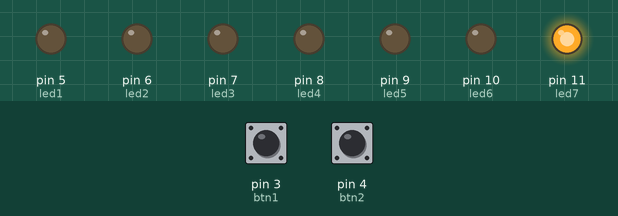
A sketch run on a simulated Arduino Uno, built with avr-gcc and run on an emulated ATmega328P. Parts: output pins drawn as LEDs (lit = HIGH). Dashed ring = blinking. The test bench sets the inputs (shaded band); at power-on: pin 3 (btn1) HIGH, pin 4 (btn2) HIGH. What the sketch prints to the serial monitor is not drawn.

Above: at 1.2 s.
1.3 s: pin 3 (btn1) pulled LOW for 3.2 s
At 5.3 s:
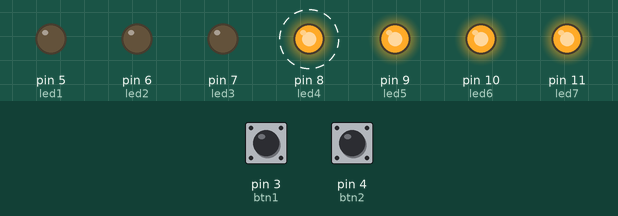
6.0 s: pin 3 (btn1) pulled LOW for 0.15 s
At 7.7 s:
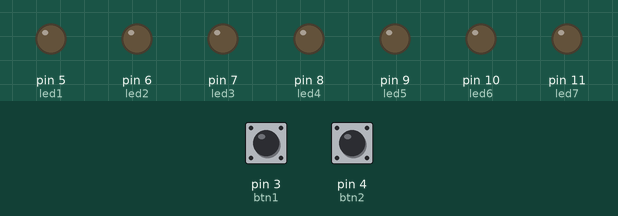
8.0 s: pin 3 (btn1) pulled LOW for 1 s
At 8.9 s:
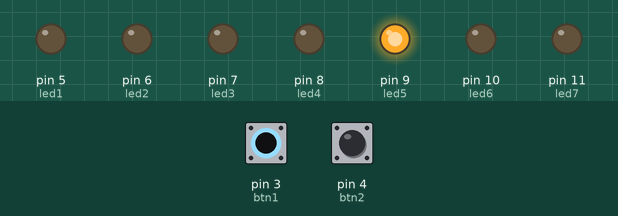
10.5 s: pin 4 (btn2) pulled LOW for 3.2 s
At 14.7 s:
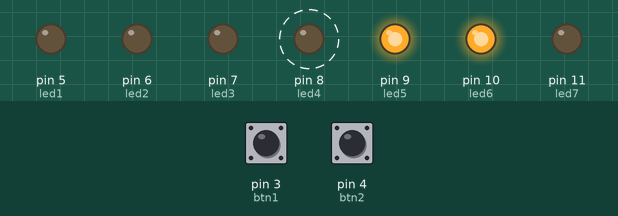
15.5 s: pin 4 (btn2) pulled LOW for 0.15 s
At 17.2 s:
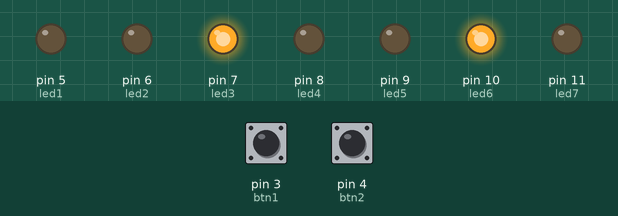
17.5 s: pin 4 (btn2) pulled LOW for 1 s
At 18.4 s:
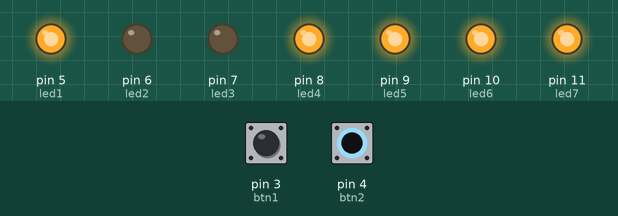
Timing chart, 0 to 20.5 s (numbered marks = the images above; inputs shaded):
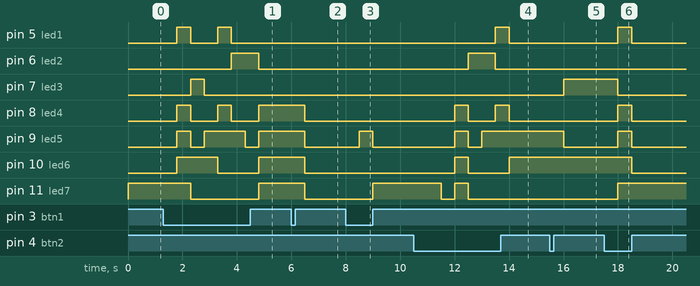

Measured:
- after the input at 1.3 s, pin 5 (led1): alternates HIGH for 0.50 s and LOW for 1.0 s, 4 changes in all, then stays LOW, starting after 0.50 s; pin 6 (led2): LOW → HIGH after 2.5 s, → LOW 1.0 s later
- after the input at 6.0 s, pin 8 (led4), pin 9 (led5), pin 10 (led6), pin 11 (led7): HIGH → LOW after 0.50 s
- after the input at 8.0 s, pin 9 (led5): LOW → HIGH after 0.50 s, → LOW 0.50 s later; pin 11 (led7): LOW → HIGH after 1.0 s
- after the input at 10.5 s, pin 5 (led1): LOW → HIGH after 3.0 s, → LOW 0.50 s later; pin 6 (led2): LOW → HIGH after 2.0 s, → LOW 1.0 s later
- after the input at 15.5 s, pin 7 (led3): LOW → HIGH after 0.50 s; pin 9 (led5): HIGH → LOW after 0.50 s
- after the input at 17.5 s, pin 5 (led1), pin 8 (led4), pin 9 (led5): LOW → HIGH after 0.50 s, → LOW 0.50 s later; pin 7 (led3): HIGH → LOW after 0.50 s; pin 10 (led6): HIGH → LOW after 1.0 s; pin 11 (led7): LOW → HIGH after 0.50 s

The sketch:

GAS_6_LCD_TAKS_BERJALAN_KE_KANAN_KE_KIRI_copy_20230511190349.ino
```cpp
int btn1 = 3;
int btn2 = 4;
int led1 = 5;
int led2 = 6;
int led3 = 7;
int led4 = 8;
int led5 = 9;
int led6 = 10;
int led7 = 11;
//int menitDelay = 2000;
//int test;
int a;
bool btnActive;
bool btnNonActive;

void setup() {
  // put your setup code here, to run once:
  pinMode(btn1, INPUT);

  // 7 Segment
  pinMode(led1, OUTPUT);
  pinMode(led2, OUTPUT);
  pinMode(led3, OUTPUT);
  pinMode(led4, OUTPUT);
  pinMode(led5, OUTPUT);
  pinMode(led6, OUTPUT);
  pinMode(led7, OUTPUT);

  Serial.begin(9600);
}

// fungsi angka 0
uint8_t Angka0() {
  digitalWrite(led1, !HIGH);
  digitalWrite(led2, !HIGH);
  digitalWrite(led3, !HIGH);
  digitalWrite(led4, !HIGH);
  digitalWrite(led5, !HIGH);
  digitalWrite(led6, !HIGH);
  digitalWrite(led7, !LOW);
//  delay(menitDelay);
}

// fungsi angka 1
uint8_t Angka1() {
  digitalWrite(led1, !LOW);
  digitalWrite(led2, !HIGH);
  digitalWrite(led3, !HIGH);
  digitalWrite(led4, !LOW);
  digitalWrite(led5, !LOW);
  digitalWrite(led6, !LOW);
  digitalWrite(led7, !LOW);
//  delay(menitDelay);
}

// fungsi angka 2
uint8_t Angka2() {
  digitalWrite(led1, !HIGH);
  digitalWrite(led2, !HIGH);
  digitalWrite(led3, !LOW);
  digitalWrite(led4, !HIGH);
  digitalWrite(led5, !HIGH);
  digitalWrite(led6, !LOW);
  digitalWrite(led7, !HIGH);
//  delay(menitDelay);
}

// fungsi angka 3
uint8_t Angka3() {
  digitalWrite(led1, !HIGH);
  digitalWrite(led2, !HIGH);
  digitalWrite(led3, !HIGH);
  digitalWrite(led4, !HIGH);
  digitalWrite(led5, !LOW);
  digitalWrite(led6, !LOW);
  digitalWrite(led7, !HIGH);
//  delay(menitDelay);
}

// fungsi angka 4
uint8_t Angka4() {
  digitalWrite(led1, !LOW);
  digitalWrite(led2, !HIGH);
  digitalWrite(led3, !HIGH);
  digitalWrite(led4, !LOW);
  digitalWrite(led5, !LOW);
  digitalWrite(led6, !HIGH);
  digitalWrite(led7, !HIGH);
//  delay(menitDelay);
}

// fungsi angka 5
uint8_t Angka5() {
  digitalWrite(led1, !HIGH);
  digitalWrite(led2, !LOW);
  digitalWrite(led3, !HIGH);
  digitalWrite(led4, !HIGH);
  digitalWrite(led5, !LOW);
  digitalWrite(led6, !HIGH);
  digitalWrite(led7, !HIGH);
//  delay(menitDelay);
}

// fungsi angka 6
uint8_t Angka6() {
  digitalWrite(led1, !HIGH);
  digitalWrite(led2, !LOW);
  digitalWrite(led3, !HIGH);
  digitalWrite(led4, !HIGH);
  digitalWrite(led5, !HIGH);
  digitalWrite(led6, !HIGH);
  digitalWrite(led7, !HIGH);
//  delay(menitDelay);
}

// fungsi angka 7
uint8_t Angka7() {
  digitalWrite(led1, !HIGH);
  digitalWrite(led2, !HIGH);
  digitalWrite(led3, !HIGH);
  digitalWrite(led4, !LOW);
  digitalWrite(led5, !LOW);
  digitalWrite(led6, !LOW);
  digitalWrite(led7, !LOW);
//  delay(menitDelay);
}

// fungsi angka 8
uint8_t Angka8() {
  digitalWrite(led1, !HIGH);
  digitalWrite(led2, !HIGH);
  digitalWrite(led3, !HIGH);
  digitalWrite(led4, !HIGH);
  digitalWrite(led5, !HIGH);
  digitalWrite(led6, !HIGH);
  digitalWrite(led7, !HIGH);
//  delay(menitDelay);
}

// fungsi angka 9
uint8_t Angka9() {
  digitalWrite(led1, !HIGH);
  digitalWrite(led2, !HIGH);
  digitalWrite(led3, !HIGH);
  digitalWrite(led4, !HIGH);
  digitalWrite(led5, !LOW);
  digitalWrite(led6, !HIGH);
  digitalWrite(led7, !HIGH);
//  delay(menitDelay);
}

void loop() {
  // put your main code here, to run repeatedly:

    btnActive = digitalRead(btn1);
    btnNonActive = digitalRead(btn2);

    // Count Button
    if(btnActive == LOW){
     a++;
     delay(500);
     Serial.print(a);
    }

    if(btnNonActive == LOW){
     a--;
     delay(500);
     Serial.print(a);
    }

    if(a == 0){
      Angka0();
    }

    if(a == 1){
      Angka1();
    }

    if(a == 2){
      Angka2();
    }

    if(a == 3){
      Angka3();
    }

    if(a == 4){
      Angka4();
    }

    if(a == 5){
      Angka5();
    }

    if(a == 6){
      Angka6();
    }

    if(a == 7){
      Angka7();
    }

    if(a == 8){
      Angka8();
    }

    if(a == 9){
      Angka9();
    }

    if(a == 10){
      a = 0;
    }

    if(a <= -1){
     a = 9;
    }

//  //  test
//  if(btnActive == LOW){
//    test = 1;
//    Serial.print(test);
//  } else {
//     test = 0;
//    Serial.print(test);
//  }
}
```
